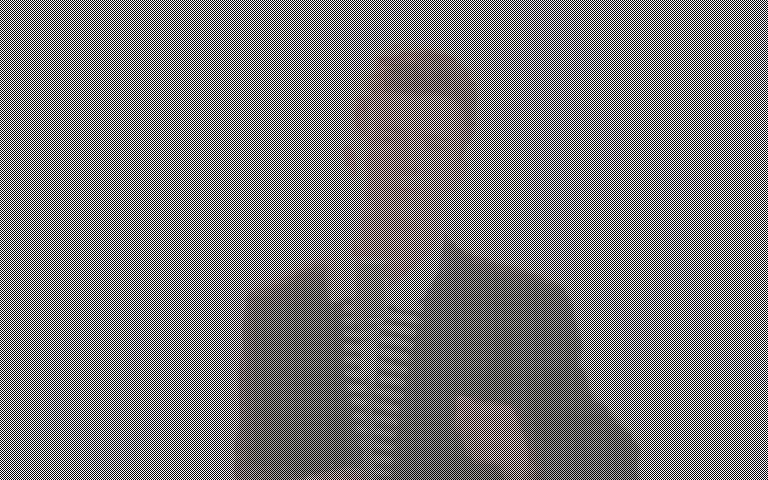
#> input picture py_test/magic_result.jpg, 768 x 480 px
$ python comp.py
#> lines starting #> are read from the running program, lines starting #| are printed output that depends on the picture
#> further down, magic_img is the input picture: shape (480, 768, 3); mean B, G, R 119.5, 119.2, 120.6
import numpy as np
import cv2

# ==========================================
# 1. 權重核心函數 (Kernels)
# ==========================================

# [17 lines left out: functions bicubic_kernel, lanczos_kernel, not called in this run]

# ==========================================
# 2. 三大壓縮算法主程式
# ==========================================

def resize_bilinear(img, dst_h, dst_w):
    """雙線性插值壓縮 (參考鄰近 2x2 像素)"""
#> called with dst_h = 700, dst_w = 1050
    src_h, src_w, channels = img.shape
#> src_h = 480; src_w = 768; channels = 3
    dst = np.zeros((dst_h, dst_w, channels), dtype=np.uint8)

    scale_y = src_h / dst_h
#> scale_y = 0.686
    scale_x = src_w / dst_w
#> scale_x = 0.731

    for dy in range(dst_h):
        for dx in range(dst_w):
            # 1. 映射回原圖幾何中心座標
            sx = (dx + 0.5) * scale_x - 0.5
            sy = (dy + 0.5) * scale_y - 0.5

            # 2. 尋找左上角的整數像素點
            x1 = int(np.floor(sx))
            y1 = int(np.floor(sy))
            x2 = min(x1 + 1, src_w - 1)
            y2 = min(y1 + 1, src_h - 1)
            x1, y1 = max(0, x1), max(0, y1)

            # 3. 計算距離權重
            tx = sx - x1
            ty = sy - y1

            # 4. 2x2 矩陣內進行雙向線性內插
            for c in range(channels):
                p1 = img[y1, x1, c]
                p2 = img[y1, x2, c]
                p3 = img[y2, x1, c]
                p4 = img[y2, x2, c]

                # 橫向插值
                inter_top = p1 + tx * (p2 - p1)
                inter_bottom = p3 + tx * (p4 - p3)
                # 縱向插值
                dst[dy, dx, c] = np.clip(inter_top + ty * (inter_bottom - inter_top), 0, 255)
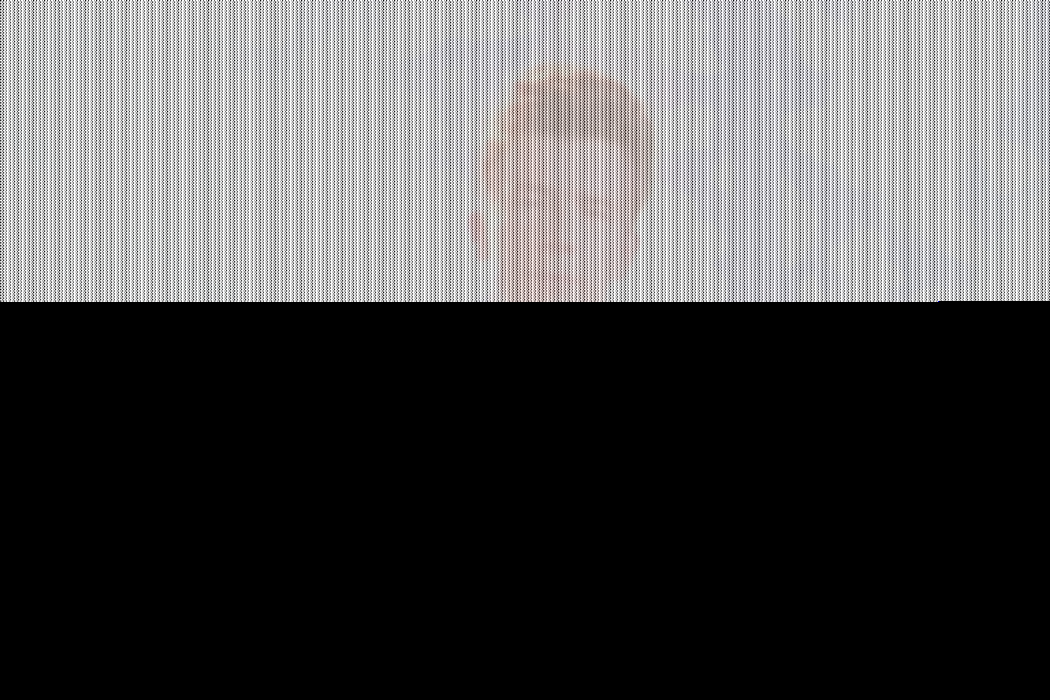
#> dst: shape (700, 1050, 3); mean B, G, R 81.4, 81.2, 81.7
    return dst


# [74 lines left out: functions resize_bicubic, resize_lanczos3, not called in this run]

# ==========================================
# 3. 測試驗證流程
# ==========================================
if __name__ == "__main__":
    # 讀取你做好的高頻魔術 PNG 圖片（假設是 1500x1500）
    magic_img = cv2.imread('./magic_result.jpg', cv2.IMREAD_COLOR)

    if magic_img is not None:
        # 設定目標縮圖尺寸（假設縮小 5 倍變成 300x300）
        t_h, t_w = 700, 1050

        print("正在模擬 Bilinear 壓縮...")
#> (the run stopped early here; a loop or call above may not have finished)
